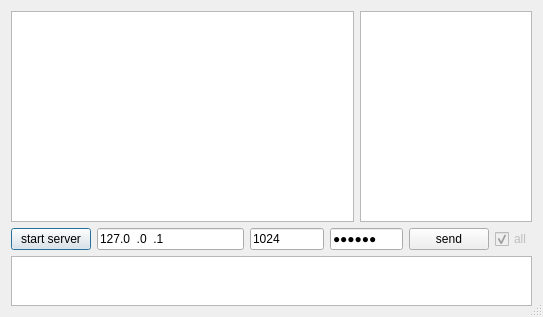
<?xml version="1.0" encoding="UTF-8"?>
<ui version="4.0">
 <class>Dialog</class>
 <widget class="QDialog" name="Dialog">
  <property name="geometry">
   <rect>
    <x>0</x>
    <y>0</y>
    <width>543</width>
    <height>317</height>
   </rect>
  </property>
  <property name="mouseTracking">
   <bool>false</bool>
  </property>
  <property name="windowTitle">
   <string>QChat_Server v0.5</string>
  </property>
  <property name="sizeGripEnabled">
   <bool>true</bool>
  </property>
  <layout class="QHBoxLayout" name="horizontalLayout_3">
   <item>
    <layout class="QVBoxLayout" name="verticalLayout">
     <item>
      <layout class="QHBoxLayout" name="horizontalLayout">
       <item>
        <widget class="QTextEdit" name="te_outputMess">
         <property name="sizePolicy">
          <sizepolicy hsizetype="Expanding" vsizetype="Expanding">
           <horstretch>2</horstretch>
           <verstretch>0</verstretch>
          </sizepolicy>
         </property>
         <property name="readOnly">
          <bool>true</bool>
         </property>
        </widget>
       </item>
       <item>
        <widget class="QListWidget" name="lw_users">
         <property name="sizePolicy">
          <sizepolicy hsizetype="Expanding" vsizetype="Expanding">
           <horstretch>1</horstretch>
           <verstretch>0</verstretch>
          </sizepolicy>
         </property>
        </widget>
       </item>
      </layout>
     </item>
     <item>
      <layout class="QHBoxLayout" name="horizontalLayout_2">
       <item>
        <widget class="QPushButton" name="btn_start">
         <property name="text">
          <string>start server</string>
         </property>
        </widget>
       </item>
       <item>
        <widget class="QLineEdit" name="ln_addr">
         <property name="sizePolicy">
          <sizepolicy hsizetype="Expanding" vsizetype="Fixed">
           <horstretch>2</horstretch>
           <verstretch>0</verstretch>
          </sizepolicy>
         </property>
         <property name="sizeIncrement">
          <size>
           <width>0</width>
           <height>0</height>
          </size>
         </property>
         <property name="baseSize">
          <size>
           <width>0</width>
           <height>0</height>
          </size>
         </property>
         <property name="inputMask">
          <string>000.000.000.000</string>
         </property>
         <property name="text">
          <string>127.0.0.1</string>
         </property>
        </widget>
       </item>
       <item>
        <widget class="QLineEdit" name="ln_port">
         <property name="sizePolicy">
          <sizepolicy hsizetype="Expanding" vsizetype="Fixed">
           <horstretch>1</horstretch>
           <verstretch>0</verstretch>
          </sizepolicy>
         </property>
         <property name="inputMask">
          <string>0000</string>
         </property>
         <property name="text">
          <string>1024</string>
         </property>
        </widget>
       </item>
       <item>
        <widget class="QLineEdit" name="ln_passwd">
         <property name="sizePolicy">
          <sizepolicy hsizetype="Expanding" vsizetype="Fixed">
           <horstretch>1</horstretch>
           <verstretch>0</verstretch>
          </sizepolicy>
         </property>
         <property name="text">
          <string>qwerty</string>
         </property>
         <property name="echoMode">
          <enum>QLineEdit::PasswordEchoOnEdit</enum>
         </property>
        </widget>
       </item>
       <item>
        <widget class="QPushButton" name="btn_send">
         <property name="text">
          <string>send</string>
         </property>
        </widget>
       </item>
       <item>
        <widget class="QCheckBox" name="chBox">
         <property name="enabled">
          <bool>false</bool>
         </property>
         <property name="text">
          <string>all</string>
         </property>
         <property name="checkable">
          <bool>true</bool>
         </property>
         <property name="checked">
          <bool>true</bool>
         </property>
         <property name="tristate">
          <bool>false</bool>
         </property>
        </widget>
       </item>
      </layout>
     </item>
     <item>
      <widget class="QTextEdit" name="te_inputMess">
       <property name="maximumSize">
        <size>
         <width>16777215</width>
         <height>50</height>
        </size>
       </property>
      </widget>
     </item>
    </layout>
   </item>
  </layout>
 </widget>
 <layoutdefault spacing="6" margin="11"/>
 <resources/>
 <connections>
  <connection>
   <sender>ln_passwd</sender>
   <signal>editingFinished()</signal>
   <receiver>Dialog</receiver>
   <slot>slotInitPass()</slot>
   <hints>
    <hint type="sourcelabel">
     <x>381</x>
     <y>241</y>
    </hint>
    <hint type="destinationlabel">
     <x>532</x>
     <y>224</y>
    </hint>
   </hints>
  </connection>
 </connections>
 <slots>
  <slot>slotInitPass()</slot>
 </slots>
</ui>
